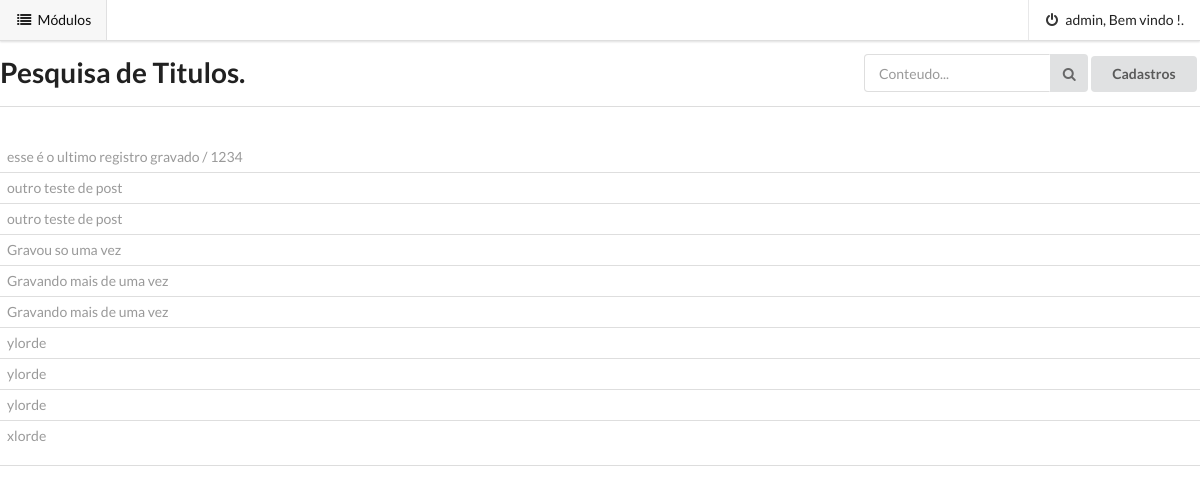
/pestitulos/ (signed in), run on an earlier commit of the app's database.
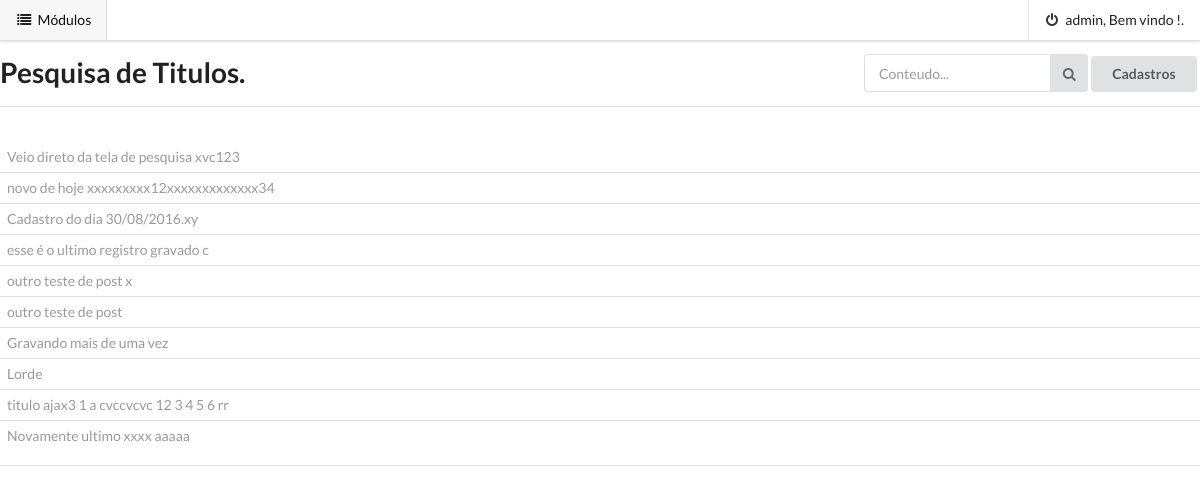
And on a later commit of the database.
### core/models.py (models this page shows, shortened)
class Titulo(models.Model):
	descricao = models.CharField(max_length=60)

### core/views.py (the view)
# urls.py: url(r'^pestitulos/', core.views.pestitulos, name='pestitulos'),
@login_required(login_url='/')
def pestitulos(request):
	template_name = 'pestitulos.html'
	ctx = {}
	if request.is_ajax():
		template_name = 'restitulos.html'
		value = request.GET['filter_text']
		if (value==STR_VAZIA):
			titulos = Titulo.objects.all().order_by('-id')[:LIMIT_CONSULTA]
		else:
			titulos = Titulo.objects.filter(descricao__icontains=value).order_by('-id')
	else:
		titulos = Titulo.objects.all().order_by('-id')[:LIMIT_CONSULTA]
	ctx['titulos'] = titulos
	return render(request, template_name, ctx)

### core/templates/pestitulos.html
﻿{% extends 'home.html' %}
{% block content_home %}
	<div class="ui right aligned grid">
		<div class="left floated left aligned six wide column">
			<h1>Pesquisa de Titulos.</h1>
		</div>
		<div class="right floated right aligned six wide column">
				<div class="ui action input">
					<input type="text" type=”submit” placeholder="Conteudo..." id="txtConteudo">
					<button class="ui icon button" id="PesquisarTitulos">
							<i class="search icon"></i>
					</button>
				</div>
			<a href="{%url 'cadastros'%}">
				<button class="ui button" id="ListarCadastro">Cadastros</button>
			</a>
		</div>
	</div>
	<div class="ui divider"></div>
	<div id="results">
		{% include 'restitulos.html' %}
	</div>
	<div class="ui divider"></div>
{% endblock %}

### core/templates/restitulos.html
﻿<div class="ui divided selection list">
	{% for tit in titulos %}
		<a class="item" href="{%url 'frmtitulos' tit.id %}">
			{{ tit.descricao }}
		</a>
	{% endfor %}
</div>

What changed in the data, as far as the page shows it:
removed Titulo: descricao "Gravou so uma vez"
removed Titulo: descricao "Gravando mais de uma vez"
removed Titulo: descricao "ylorde"
removed Titulo: descricao "ylorde"
removed Titulo: descricao "ylorde"
removed Titulo: descricao "xlorde"
added Titulo: descricao "Veio direto da tela de pesquisa xvc123"
added Titulo: descricao "novo de hoje xxxxxxxxx12xxxxxxxxxxxxx34"
added Titulo: descricao "Cadastro do dia 30/08/2016.xy"
changed Titulo: descricao "esse é o ultimo registro gravado / 1234" → "esse é o ultimo registro gravado c"
changed Titulo: descricao "outro teste de post" → "outro teste de post x"
now on this page (row unchanged): Titulo: descricao "Lorde"
now on this page (row edited): Titulo: descricao "titulo ajax3 1 a cvccvcvc 12 3 4 5 6 rr"
now on this page (row unchanged): Titulo: descricao "Novamente ultimo xxxx aaaaa"
